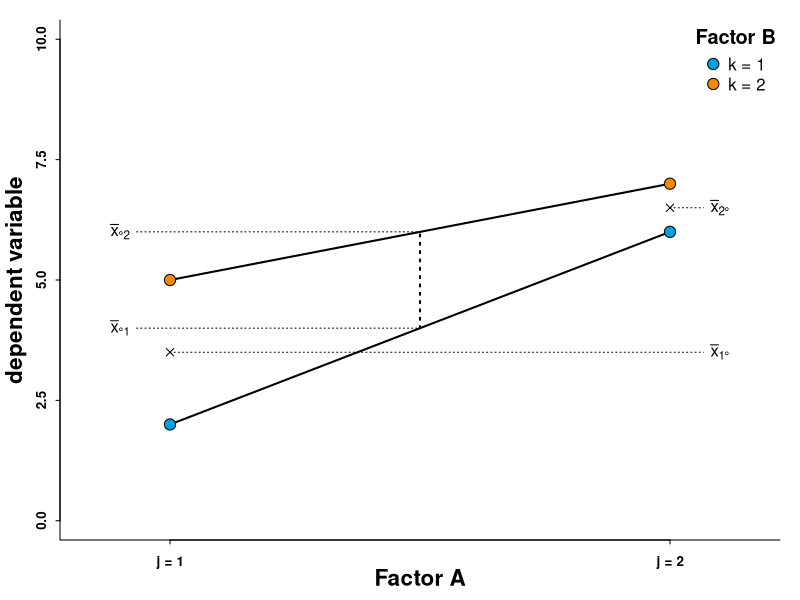
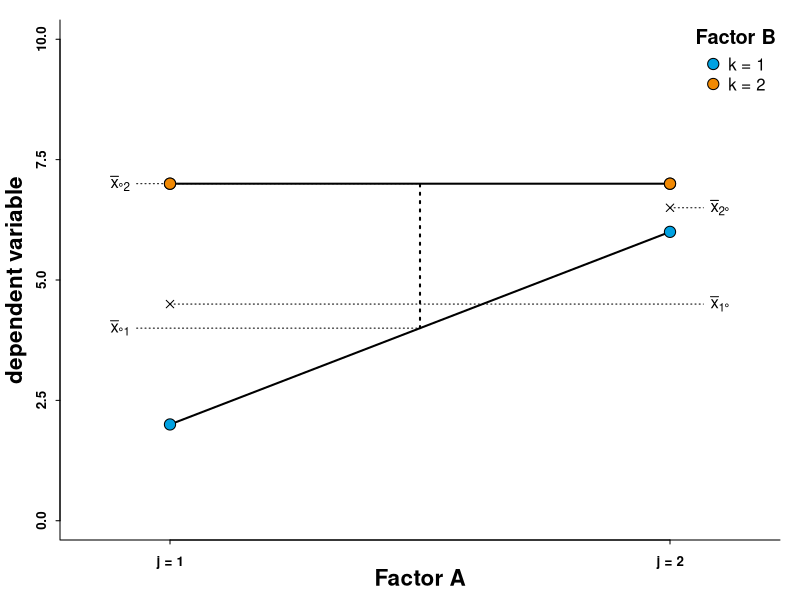
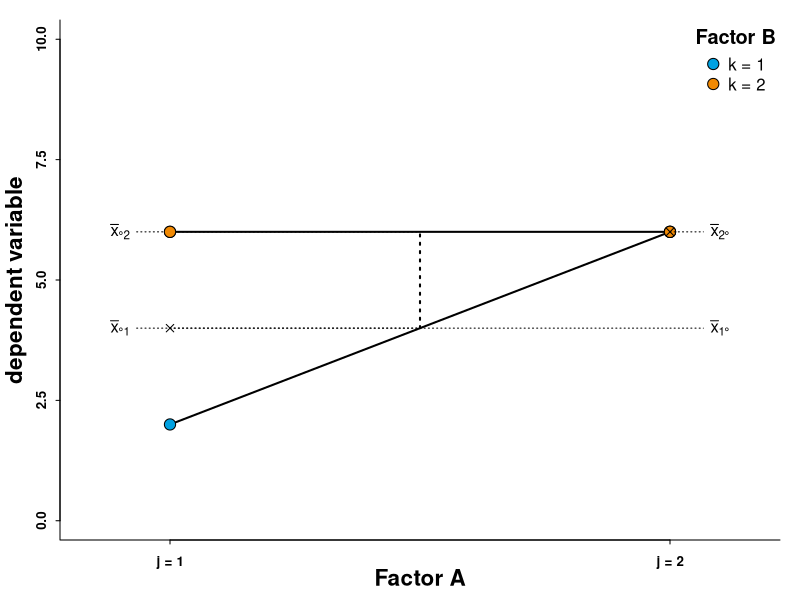
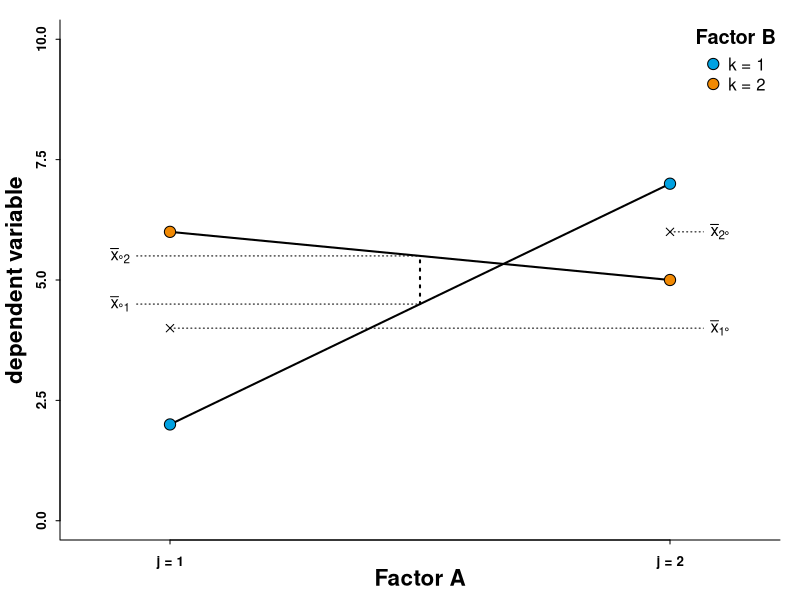

Generate these figures, in order, with R:
# This sets your working directory to the directory containing the R script.
setwd(dirname(rstudioapi::getActiveDocumentContext()$path))


int_plot1 = function(){
  
  par(mar = c(3,3,1,1))
  
  plot(1,1, col = 'white', axes = F, ylab = "", xlab = "", xlim = c(0,2),
       ylim = c(0,10))
  box(bty = 'L')
  axis(1, at = c(0.25, 1.75), labels = c("j = 1", "j = 2"), padj = -1, tcl = -0.2, cex.axis = 0.8, font = 2)
  axis(2, at = seq(0, 10, 2.5), padj = 1, tcl = -.2, cex.axis = 0.8, font = 2)
  mtext("Factor A", side = 1, padj = 1.75, cex = 1.35, font = 2)
  mtext("dependent variable", side = 2, padj = -2, cex = 1.35, font = 2)
  lines(x = c(0.25, 1.75), y = c(2, 6), lty = 1, lwd = 2)
  lines(x = c(0.25, 1.75), y = c(5, 7), lty = 1, lwd = 2)
  points(x = c(0.25, 1.75), y = c(2, 6), pch = 21, bg = '#00A1E1', cex = 1.5)
  points(x = c(0.25, 1.75), y = c(5, 7), pch = 21, bg = '#F18903', cex = 1.5)
  legend('topright', legend = c('k = 1', 'k = 2'), bty = 'n', pch = 21, 
         pt.bg = c('#00A1E1', '#F18903'), pt.cex = 1.5, title = "Factor B",
         title.cex = 1.2, title.font = 2)
  lines(x = c(1,1), y = c(4,6), lty = 3, lwd = 2)
  lines(x = c(0.15, 1), y = c(6, 6), lty = 3)
  lines(x = c(0.15, 1), y = c(4, 4), lty = 3)
  text(x = 0.1, y = 6, expression(bar(x)["°2"]), font = 2)
  text(x = 0.1, y = 4, expression(bar(x)["°1"]), font = 2)
  points(x = c(0.25, 1.75), y = c(3.5, 6.5), pch = 4)
  lines(x = c(0.25, 1.85), y = c(3.5, 3.5), lty = 3)
  lines(x = c(1.75, 1.85), y = c(6.5, 6.5), lty = 3)
  text(x = 1.9, y = 3.5, expression(bar(x)["1°"]), font = 2)
  text(x = 1.9, y = 6.5, expression(bar(x)["2°"]), font = 2)
}

int_plot2 = function(){
  par(mar = c(3,3,1,1))
  plot(1,1, col = 'white', axes = F, ylab = "", xlab = "", xlim = c(0,2),
       ylim = c(0,10))
  box(bty = 'L')
  axis(1, at = c(0.25, 1.75), labels = c("j = 1", "j = 2"), padj = -1, tcl = -0.2, cex.axis = 0.8, font = 2)
  axis(2, at = seq(0, 10, 2.5), padj = 1, tcl = -.2, cex.axis = 0.8, font = 2)
  mtext("Factor A", side = 1, padj = 1.75, cex = 1.35, font = 2)
  mtext("dependent variable", side = 2, padj = -2, cex = 1.35, font = 2)
  lines(x = c(0.25, 1.75), y = c(2, 6), lty = 1, lwd = 2)
  lines(x = c(0.25, 1.75), y = c(7, 7), lty = 1, lwd = 2)
  points(x = c(0.25, 1.75), y = c(2, 6), pch = 21, bg = '#00A1E1', cex = 1.5)
  points(x = c(0.25, 1.75), y = c(7, 7), pch = 21, bg = '#F18903', cex = 1.5)
  legend('topright', legend = c('k = 1', 'k = 2'), bty = 'n', pch = 21, 
         pt.bg = c('#00A1E1', '#F18903'), pt.cex = 1.5, title = "Factor B",
         title.cex = 1.2, title.font = 2)
  lines(x = c(1,1), y = c(4, 7), lty = 3, lwd = 2)
  lines(x = c(0.15, 1), y = c(7, 7), lty = 3)
  lines(x = c(0.15, 1), y = c(4, 4), lty = 3)
  text(x = 0.1, y = 7, expression(bar(x)["°2"]), font = 2)
  text(x = 0.1, y = 4, expression(bar(x)["°1"]), font = 2)
  points(x = c(0.25, 1.75), y = c(7, 7), pch = 21, bg = '#F18903', cex = 1.5)
  points(x = c(0.25, 1.75), y = c(4.5, 6.5), pch = 4)
  lines(x = c(0.25, 1.85), y = c(4.5, 4.5), lty = 3)
  lines(x = c(1.75, 1.85), y = c(6.5, 6.5), lty = 3)
  text(x = 1.9, y = 4.5, expression(bar(x)["1°"]), font = 2)
  text(x = 1.9, y = 6.5, expression(bar(x)["2°"]), font = 2)
} 
  
int_plot3 = function(){
  par(mar = c(3,3,1,1))
  plot(1,1, col = 'white', axes = F, ylab = "", xlab = "", xlim = c(0,2),
       ylim = c(0,10))
  box(bty = 'L')
  axis(1, at = c(0.25, 1.75), labels = c("j = 1", "j = 2"), padj = -1, tcl = -0.2, cex.axis = 0.8, font = 2)
  axis(2, at = seq(0, 10, 2.5), padj = 1, tcl = -.2, cex.axis = 0.8, font = 2)
  mtext("Factor A", side = 1, padj = 1.75, cex = 1.35, font = 2)
  mtext("dependent variable", side = 2, padj = -2, cex = 1.35, font = 2)
  lines(x = c(0.25, 1.75), y = c(2, 6), lty = 1, lwd = 2)
  lines(x = c(0.25, 1.75), y = c(6, 6), lty = 1, lwd = 2)
  points(x = c(0.25, 1.75), y = c(2, 6), pch = 21, bg = '#00A1E1', cex = 1.5)
  points(x = c(0.25, 1.75), y = c(6, 6), pch = 21, bg = '#F18903', cex = 1.5)
  legend('topright', legend = c('k = 1', 'k = 2'), bty = 'n', pch = 21, 
         pt.bg = c('#00A1E1', '#F18903'), pt.cex = 1.5, title = "Factor B",
         title.cex = 1.2, title.font = 2)
  lines(x = c(1,1), y = c(4, 6), lty = 3, lwd = 2)
  lines(x = c(0.15, 1), y = c(6, 6), lty = 3)
  lines(x = c(0.15, 1), y = c(4, 4), lty = 3)
  text(x = 0.1, y = 6, expression(bar(x)["°2"]), font = 2)
  text(x = 0.1, y = 4, expression(bar(x)["°1"]), font = 2)
  points(x = c(0.25, 1.75), y = c(6, 6), pch = 21, bg = '#F18903', cex = 1.5)
  points(x = c(0.25, 1.75), y = c(4, 6), pch = 4)
  lines(x = c(0.25, 1.85), y = c(4, 4), lty = 3)
  lines(x = c(1.75, 1.85), y = c(6, 6), lty = 3)
  text(x = 1.9, y = 4, expression(bar(x)["1°"]), font = 2)
  text(x = 1.9, y = 6, expression(bar(x)["2°"]), font = 2)
}  
  

int_plot4 = function(){
  par(mar = c(3,3,1,1))
  plot(1,1, col = 'white', axes = F, ylab = "", xlab = "", xlim = c(0,2),
       ylim = c(0,10))
  box(bty = 'L')
  axis(1, at = c(0.25, 1.75), labels = c("j = 1", "j = 2"), padj = -1, tcl = -0.2, cex.axis = 0.8, font = 2)
  axis(2, at = seq(0, 10, 2.5), padj = 1, tcl = -.2, cex.axis = 0.8, font = 2)
  mtext("Factor A", side = 1, padj = 1.75, cex = 1.35, font = 2)
  mtext("dependent variable", side = 2, padj = -2, cex = 1.35, font = 2)
  lines(x = c(0.25, 1.75), y = c(2, 7), lty = 1, lwd = 2)
  lines(x = c(0.25, 1.75), y = c(6, 5), lty = 1, lwd = 2)
  points(x = c(0.25, 1.75), y = c(2, 7), pch = 21, bg = '#00A1E1', cex = 1.5)
  points(x = c(0.25, 1.75), y = c(6, 5), pch = 21, bg = '#F18903', cex = 1.5)
  legend('topright', legend = c('k = 1', 'k = 2'), bty = 'n', pch = 21, 
         pt.bg = c('#00A1E1', '#F18903'), pt.cex = 1.5, title = "Factor B",
         title.cex = 1.2, title.font = 2)
  lines(x = c(1,1), y = c(4.5, 5.5), lty = 3, lwd = 2)
  lines(x = c(0.15, 1), y = c(5.5, 5.5), lty = 3)
  lines(x = c(0.15, 1), y = c(4.5, 4.5), lty = 3)
  text(x = 0.1, y = 5.5, expression(bar(x)["°2"]), font = 2)
  text(x = 0.1, y = 4.5, expression(bar(x)["°1"]), font = 2)
  points(x = c(0.25, 1.75), y = c(4, 6), pch = 4)
  lines(x = c(0.25, 1.85), y = c(4, 4), lty = 3)
  lines(x = c(1.75, 1.85), y = c(6, 6), lty = 3)
  text(x = 1.9, y = 4, expression(bar(x)["1°"]), font = 2)
  text(x = 1.9, y = 6, expression(bar(x)["2°"]), font = 2)
} 


  
png("2x2aov_1.png", width = 6, height = 6, units = 'in', res = 600)
int_plot1()
dev.off()

png("2x2aov_2.png", width = 6, height = 6, units = 'in', res = 600)
int_plot2()
dev.off()

png("2x2aov_3.png", width = 6, height = 6, units = 'in', res = 600)
int_plot3()
dev.off()

png("2x2aov_4.png", width = 6, height = 6, units = 'in', res = 600)
int_plot4()
dev.off()
